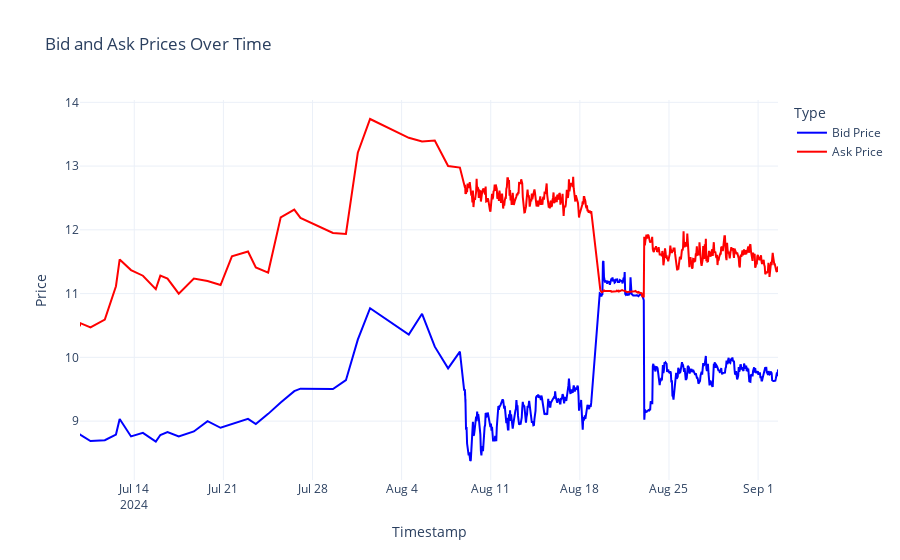

Notebook source saved alongside this figure:
### Code cell
fig = go.Figure()
fig.add_trace(go.Scatter(x=hourly_minute_bid.index, y=hourly_minute_bid.values, mode='lines', name='Bid Price', line=dict(color='blue')))
fig.add_trace(go.Scatter(x=hourly_minute_ask.index, y=hourly_minute_ask.values, mode='lines', name='Ask Price', line=dict(color='red')))
fig.update_layout(
    title='Bid and Ask Prices Over Time',
    xaxis_title='Timestamp',
    yaxis_title='Price',
    legend_title='Type',
    template='plotly_white'
)

fig.show()

### Figure 1 — Plotly figure (JSON) as saved in the notebook; plotly's stock layout.template omitted (floating-point values rounded to 4 significant figures; data arrays with more than 128 entries replaced by an {"elided": "..."} marker saying what was removed)
{"data": [{"line": {"color": "blue"}, "mode": "lines", "name": "Bid Price", "type": "scatter", "x": {"elided": "634 str values"}, "y": {"elided": "634 float values"}}, {"line": {"color": "red"}, "mode": "lines", "name": "Ask Price", "type": "scatter", "x": {"elided": "634 str values"}, "y": {"elided": "634 float values"}}], "layout": {"legend": {"title": {"text": "Type"}}, "title": {"text": "Bid and Ask Prices Over Time"}, "xaxis": {"title": {"text": "Timestamp"}}, "yaxis": {"title": {"text": "Price"}}}}
